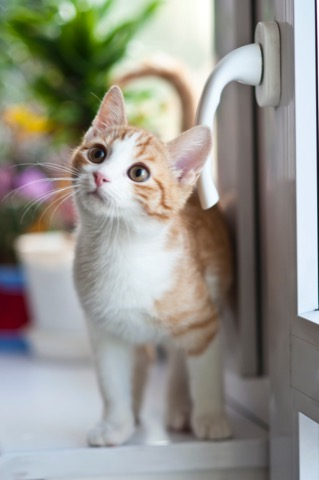
#> input picture images/object/obj6.jpg, 319 x 480 px
$ jupyter execute --allow-errors 2.4-6.ipynb   (older library calls are emulated)
#> lines starting #> are read from the running program, lines starting #| are printed output that depends on the picture
# HW 2.4

## Init properties and expected result

[cell 1]
import numpy as np
import cv2
import matplotlib.pyplot as plt
from scipy import ndimage
from skimage.feature import peak_local_max
from skimage.morphology import watershed
from skimage import measure

def showImg(img, colored=False):
  plt.figure(figsize=(10,10))
  plt.axis("off")
  if (len(img.shape) == 3):
    plt.imshow(cv2.cvtColor(img, cv2.COLOR_BGR2RGB))
  elif(colored):
    plt.imshow(img)
  else:
    plt.imshow(img, 'gray')

  plt.show()

[cell 2]
img = cv2.imread('./images/object/obj6.jpg')
#> img is the input picture: shape (480, 319, 3); mean B, G, R 140.3, 148.3, 149.4
pts1 = np.float32([
    [0,1],
    [0,2],
    [1,1]
])
pts2 = np.float32([
    [0,   1],
    [0.5, 1.5],
    [1,   1]
])
showImg(img)

[cell 3]
plt.plot(pts1[:,0], pts1[:,1], 'r-')
plt.plot(pts2[:,0], pts2[:,1], 'b--')
plt.show()
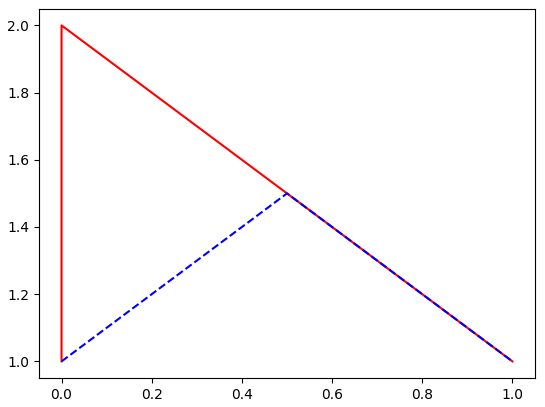
#> figure drawn by matplotlib, 1 panel

Here we can see init triandgle marked by red lines and transformed by blue.

[cell 4]
M = cv2.getAffineTransform(pts1,pts2)
transformedImg = cv2.warpAffine(img, M, img.shape[0:2])
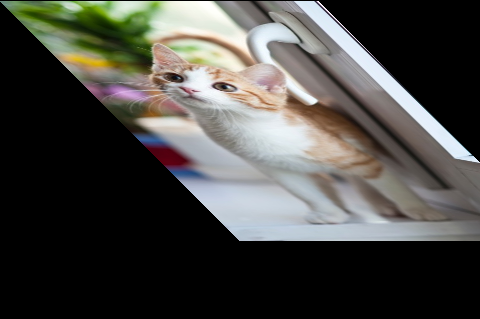
#> transformedImg: shape (319, 480, 3); mean B, G, R 67.8, 71.8, 72.4
print(pts1)
print(pts2)
print(M)
showImg(transformedImg)

Img after transformation

## Evaluation

$X = [\vec{x}, \vec{y}, \vec{1}]$

$y_x = \vec{y'}$

$y_y = \vec{x'}$

---

$X \times params_x = y_x$

$params_x = X^{-1} \times y_x$

---

$X \times params_y = y_y$

$params_y = X^{-1} \times y_y$

[cell 5]
def getAffineTransform(p1, p2):
  X = np.c_[ p1, np.ones(len(pts1)) ]
  y_x = p2[:,0]
  y_y = p2[:,1]

  solution_maker = np.linalg.inv(X)

  params_x = solution_maker.dot(y_x)
  params_y = solution_maker.dot(y_y)

  return np.r_[[params_x], [params_y]].round(8)

[cell 6]
my_M = getAffineTransform(pts1, pts2)
transformedImg = cv2.warpAffine(img, my_M, img.shape[0:2])
print(my_M)
showImg(transformedImg)

Transformation matrix and transformed images are equal!

# HW 2.5 Projective transform

[cell 7]
pts1 = np.float32([
    [0,0],
    [0,2],
    [2,2],
    [2,0],
])
pts2 = np.float32([
    [0,0],
    [0,3],
    [2.01,3],
    [2,0],
])


pts1 = np.float32([[155, 120], [480, 120], [20, 475], [620, 475]])
pts2 = np.float32([[0, 0], [500, 0], [0, 600], [500, 600]])

T = cv2.getPerspectiveTransform(pts1,pts2)
T

[cell 8]
newImg = cv2.warpPerspective(img, T, img.shape[0:2])
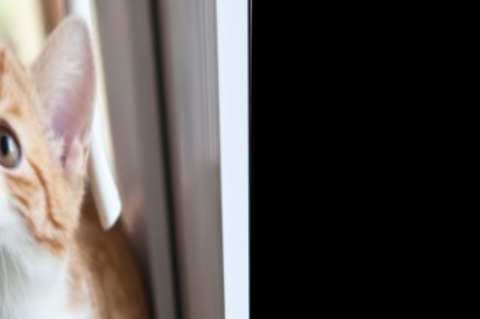
#> newImg: shape (319, 480, 3); mean B, G, R 77.2, 79.9, 85.2
showImg(newImg)

## Evaluation

$(x',y',1)^\top = T \times (x,y,1)^{T}$

$(3\times 4) = (3\times 3) \times (3 \ times 4) $

$Y = T \times X$

$Y\times X^{-1} = T$

[cell 9]
# [10 lines of commented-out code are left out]

def getPerspectiveTransform(p1, p2):
    a = np.zeros((8, 8))
    b = np.zeros((8))
    for i in range(4):
        a[i][0] = a[i+4][3] = p1[i][0]
        a[i][1] = a[i+4][4] = p1[i][1]
        a[i][2] = a[i+4][5] = 1
        a[i][3] = a[i][4] = a[i][5] = 0
        a[i+4][0] = a[i+4][1] = a[i+4][2] = 0
        a[i][6] = -p1[i][0]*p2[i][0]
        a[i][7] = -p1[i][1]*p2[i][0]
        a[i+4][6] = -p1[i][0]*p2[i][1]
        a[i+4][7] = -p1[i][1]*p2[i][1]
        b[i] = p2[i][0]
        b[i+4] = p2[i][1]

    x = np.linalg.solve(a, b)
    x.resize((9,), refcheck=False)
    x[8] = 1 # Set c22 to 1 as indicated in comment above
    return x.reshape((3,3))

my_T = getPerspectiveTransform(pts1, pts2)
my_T

[cell 10]
newImg = cv2.warpPerspective(img, my_T, img.shape[0:2])
showImg(newImg)

Transformation matrix and transformed images are equal!

# HW 2.6 Patch match

[cell 11]
pts1 = np.float32([[155, 120], [480, 120], [20, 475], [620, 475]])
pts2 = np.float32([[0, 0], [500, 0], [0, 600], [500, 600]])

getPerspectiveTransform(pts1,pts2)

$ run again, with images/object/obj3.jpg copied over images/object/obj6.jpg
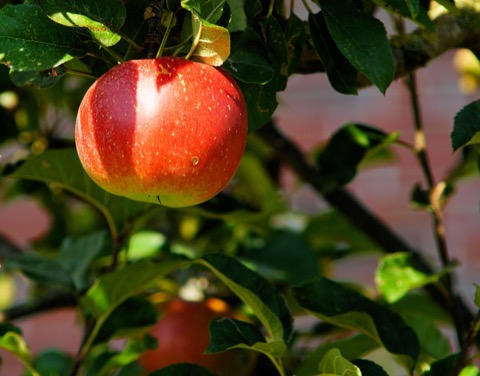
#> input picture images/object/obj3.jpg, 480 x 376 px
#> img is the input picture: shape (376, 480, 3); mean B, G, R 30.1, 63.3, 75.9
#> `transformedImg = cv2.warpAffine(img, M, img.shape[0:2])`:
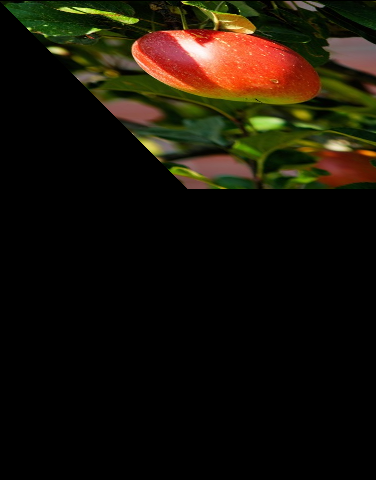
#> transformedImg: shape (480, 376, 3); mean B, G, R 7.6, 18.5, 24.6
#> `newImg = cv2.warpPerspective(img, T, img.shape[0:2])`:
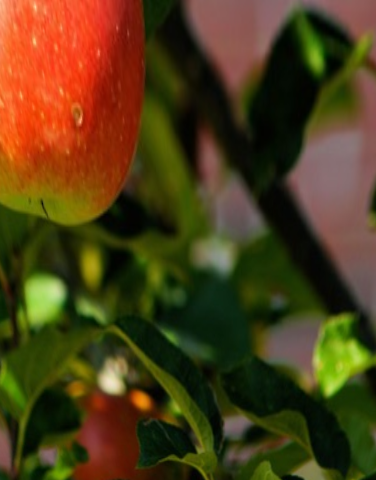
#> newImg: shape (480, 376, 3); mean B, G, R 23.5, 61.1, 79.9
